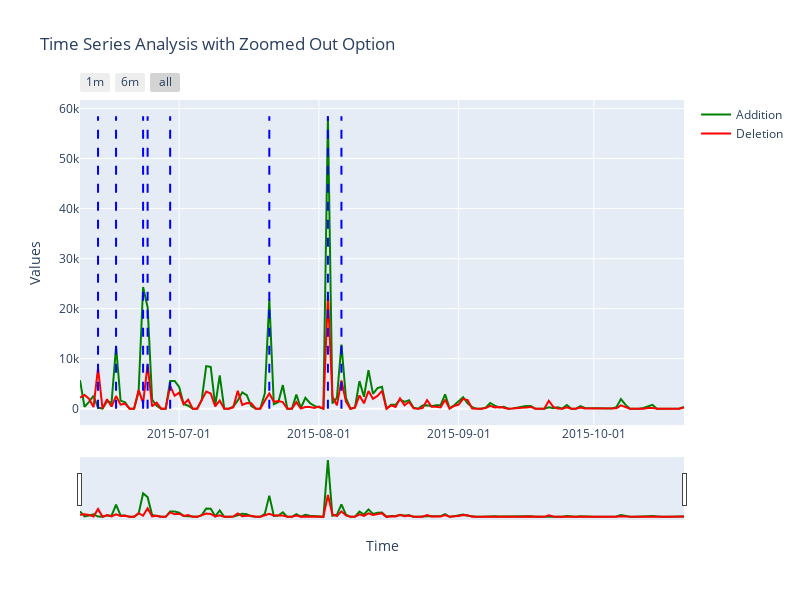

This figure's notebook cell:
### Code cell
# display the previous graph with filtered days displayed as important
create_graph(df, important_days=df_outliners.index)

### Figure 1 — Plotly figure (JSON) as saved in the notebook; plotly's stock layout.template omitted (floating-point values rounded to 4 significant figures; data arrays with more than 128 entries replaced by an {"elided": "..."} marker saying what was removed)
{"data": [{"line": {"color": "green"}, "mode": "lines", "name": "Addition", "type": "scatter", "x": {"elided": "135 str values"}, "y": {"elided": "135 int values"}}, {"line": {"color": "red"}, "mode": "lines", "name": "Deletion", "type": "scatter", "x": {"elided": "135 str values"}, "y": {"elided": "135 int values"}}], "layout": {"height": 600, "shapes": [{"line": {"color": "blue", "dash": "dash", "width": 2}, "type": "line", "x0": "2015-06-13", "x1": "2015-06-13", "y0": 0, "y1": 58452}, {"line": {"color": "blue", "dash": "dash", "width": 2}, "type": "line", "x0": "2015-06-17", "x1": "2015-06-17", "y0": 0, "y1": 58452}, {"line": {"color": "blue", "dash": "dash", "width": 2}, "type": "line", "x0": "2015-06-23", "x1": "2015-06-23", "y0": 0, "y1": 58452}, {"line": {"color": "blue", "dash": "dash", "width": 2}, "type": "line", "x0": "2015-06-24", "x1": "2015-06-24", "y0": 0, "y1": 58452}, {"line": {"color": "blue", "dash": "dash", "width": 2}, "type": "line", "x0": "2015-06-29", "x1": "2015-06-29", "y0": 0, "y1": 58452}, {"line": {"color": "blue", "dash": "dash", "width": 2}, "type": "line", "x0": "2015-07-21", "x1": "2015-07-21", "y0": 0, "y1": 58452}, {"line": {"color": "blue", "dash": "dash", "width": 2}, "type": "line", "x0": "2015-08-03", "x1": "2015-08-03", "y0": 0, "y1": 58452}, {"line": {"color": "blue", "dash": "dash", "width": 2}, "type": "line", "x0": "2015-08-06", "x1": "2015-08-06", "y0": 0, "y1": 58452}], "title": {"text": "Time Series Analysis with Zoomed Out Option"}, "width": 800, "xaxis": {"anchor": "y", "domain": [0, 1], "rangeselector": {"buttons": [{"count": 1, "label": "1m", "step": "month", "stepmode": "backward"}, {"count": 6, "label": "6m", "step": "month", "stepmode": "backward"}, {"step": "all"}]}, "rangeslider": {"visible": true}, "tickformat": "%Y-%m-%d", "title": {"text": "Time"}, "type": "date"}, "yaxis": {"anchor": "x", "domain": [0, 1], "title": {"text": "Values"}}}}
